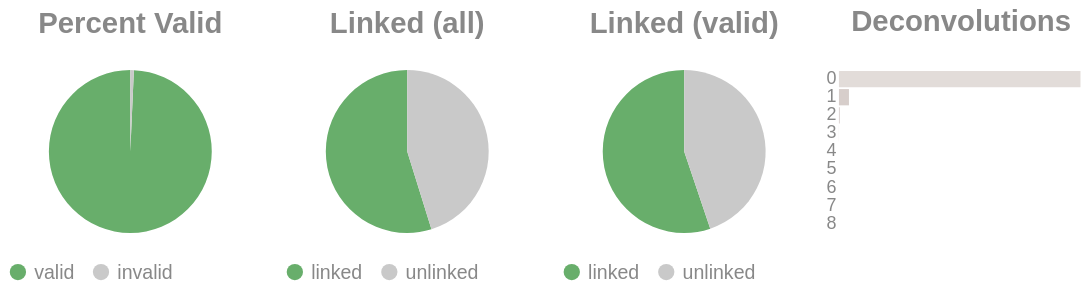

Here is the notebook cell this chart was saved with:
### Code cell
if SKIPLR:
    pass
else:
    clash = Counter()
    for i in valids['molecule'].to_list():
        _mol = i.split("-")
        if len(_mol) == 1:
            clash.update('0')
        else:
            clash.update(_mol[-1])

    _d = {"deconvolutions": [], 'count': []}
    for k,v in clash.items():
        _d['deconvolutions'].append(k)
        _d['count'].append(v)

    tot_valid = valids['reads'].sum()
    mask = valids['reads'] >= 2
    n_linked_reads = valids.filter(mask)['reads'].sum()
    if n_linked_reads == 0:
        print_html("No linked molecules (>=2 reads) were detected; skipping linked-only distributions.")
        SKIPLR = True
    else:
        perc_valid = round(tot_valid / n_reads, 4)
        linked_perc_abs = round(n_linked_reads / n_reads, 4)
        linked_perc = round(n_linked_reads / tot_valid, 4)

    _valid = pl.DataFrame({"valids": ['valid', 'invalid'], "count": [tot_valid, n_reads - tot_valid]})
    _linked_abs = pl.DataFrame({"linked (absolute)": ['linked', 'unlinked'], "count": [n_linked_reads, n_reads - n_linked_reads]})
    _linked_rel = pl.DataFrame({"linked (valids)": ['linked', 'unlinked'], "count": [n_linked_reads, tot_valid - n_linked_reads]})

    (
        alt.hconcat(
            piechart(_valid, goodval = 'valid', title = "Percent Valid"),
            piechart(_linked_abs, goodval = "linked", title =  "Linked (all)"),
            piechart(_linked_rel, goodval = "linked", title =  "Linked (valid)"),
            convolutionbar(pl.DataFrame(_d), title = "Deconvolutions"),
            center = True,
            bounds = 'flush'
        )
        .resolve_scale(color='independent')
        .resolve_legend('independent')
        .properties(usermeta={'embedOptions': {"actions": False}})
    ).display()

### Figure 1 — Vega-Lite specification as saved in the notebook (floating-point values rounded to 4 significant figures)
{"width": "container", "height": 400, "config": {"title": {"anchor": "start", "dy": -15, "fontSize": 18, "color": "#888888", "subtitleColor": "#888888", "subtitleFontSize": 14}, "arc": {"fill": "#0072B2"}, "axis": {"domainColor": "#888888", "domainWidth": 0.5, "gridWidth": 0.2, "grid": false, "titleFontWeight": 400, "titleFontSize": 15, "labelFontSize": 11, "labelColor": "#888888", "tickColor": "#888888", "tickWidth": 0.2, "titleColor": "#888888"}, "axisBand": {"grid": false}, "axisX": {"grid": true, "tickSize": 10, "domainCap": "round"}, "axisY": {"domain": false, "grid": true, "tickSize": 0, "domainCap": "round"}, "background": "transparent", "header": {"labelFontSize": 15, "labelColor": "#888888", "titleFontSize": 15, "titleFontWeight": 600, "titleColor": "#888888"}, "legend": {"labelFont": "sans-serif", "labelFontSize": 12, "labelColor": "#888888", "symbolSize": 100, "symbolType": "circle", "titleFontSize": 12, "titlePadding": 10, "titleColor": "#888888", "title": null}, "range": {"category": ["#E69F00", "#56B4E9", "#009E73", "#F0E442", "#0072B2", "#D55E00", "#CC79A7", "#000000"], "diverging": ["#cfe8f3", "#a2d4ec", "#73bfe2", "#46abdb", "#1696d2", "#12719e"]}, "area": {"fill": "#0072B2", "fillOpacity": 0.7, "line": true, "strokeOpacity": 0.7}, "line": {"color": "#0072B2", "stroke": "#0072B2", "strokeWidth": 2}, "trail": {"color": "#0072B2", "stroke": "#0072B2", "strokeWidth": 0, "size": 1}, "point": {"filled": true, "fillOpacity": 1.0, "size": 95}, "text": {"color": "#888888", "fontSize": 11, "align": "right", "fontWeight": 400, "size": 11}, "bar": {"fill": "#0072B2", "stroke": null}, "view": {"stroke": null, "continuousWidth": 660, "continuousHeight": 400}}, "hconcat": [{"data": {"name": "data-1225b1d8260d338757deb84cfadca9f4"}, "mark": {"type": "arc"}, "encoding": {"color": {"field": "valids", "legend": {"orient": "bottom", "title": null}, "scale": {"domain": ["valid", "invalid"], "range": ["#68ae6b", "#C9C9C9"]}, "title": "Valids", "type": "nominal"}, "theta": {"field": "count", "type": "quantitative"}, "tooltip": [{"field": "valids", "title": "Valids", "type": "ordinal"}, {"field": "percent", "format": ".2%", "title": "Percent", "type": "quantitative"}, {"field": "count", "title": "Count", "type": "quantitative"}]}, "height": 100, "title": {"text": "Percent Valid", "align": "center", "anchor": "middle"}, "transform": [{"calculate": "datum.count / 10506683", "as": "percent"}], "width": 150}, {"data": {"name": "data-7c813cdaf22c965bfb743eedc18ef7ad"}, "mark": {"type": "arc"}, "encoding": {"color": {"field": "linked (absolute)", "legend": {"orient": "bottom", "title": null}, "scale": {"domain": ["linked", "unlinked"], "range": ["#68ae6b", "#C9C9C9"]}, "title": "Linked (Absolute)", "type": "nominal"}, "theta": {"field": "count", "type": "quantitative"}, "tooltip": [{"field": "linked (absolute)", "title": "Linked (Absolute)", "type": "ordinal"}, {"field": "percent", "format": ".2%", "title": "Percent", "type": "quantitative"}, {"field": "count", "title": "Count", "type": "quantitative"}]}, "height": 100, "title": {"text": "Linked (all)", "align": "center", "anchor": "middle"}, "transform": [{"calculate": "datum.count / 10506683", "as": "percent"}], "width": 150}, {"data": {"name": "data-132e110cebc84f9e3444282d63126043"}, "mark": {"type": "arc"}, "encoding": {"color": {"field": "linked (valids)", "legend": {"orient": "bottom", "title": null}, "scale": {"domain": ["linked", "unlinked"], "range": ["#68ae6b", "#C9C9C9"]}, "title": "Linked (Valids)", "type": "nominal"}, "theta": {"field": "count", "type": "quantitative"}, "tooltip": [{"field": "linked (valids)", "title": "Linked (Valids)", "type": "ordinal"}, {"field": "percent", "format": ".2%", "title": "Percent", "type": "quantitative"}, {"field": "count", "title": "Count", "type": "quantitative"}]}, "height": 100, "title": {"text": "Linked (valid)", "align": "center", "anchor": "middle"}, "transform": [{"calculate": "datum.count / 10433424", "as": "percent"}], "width": 150}, {"data": {"name": "data-399fad6309b7dcfde55d3df89934e7b6"}, "mark": {"type": "bar"}, "encoding": {"color": {"field": "deconvolutions", "legend": null, "scale": {"scheme": "lightgreyred"}, "type": "nominal"}, "tooltip": [{"field": "deconvolutions", "title": "Deconvolutions", "type": "ordinal"}, {"field": "percent", "format": ".2%", "title": "Percent", "type": "quantitative"}, {"field": "count", "title": "Count", "type": "quantitative"}], "x": {"axis": null, "field": "count", "type": "quantitative"}, "y": {"field": "deconvolutions", "sort": "ascending", "title": null, "type": "nominal"}}, "height": 100, "title": {"text": "Deconvolutions", "align": "center", "anchor": "middle"}, "transform": [{"calculate": "datum.count / 6712281", "as": "percent"}], "width": 150}], "bounds": "flush", "center": true, "resolve": {"legend": {"angle": "independent"}, "scale": {"color": "independent"}}, "usermeta": {"embedOptions": {"actions": false}}, "$schema": "https://vega.github.io/schema/vega-lite/v6.1.0.json", "datasets": {"data-1225b1d8260d338757deb84cfadca9f4": [{"valids": "valid", "count": 10433424}, {"valids": "invalid", "count": 73259}], "data-7c813cdaf22c965bfb743eedc18ef7ad": [{"linked (absolute)": "linked", "count": 5758241}, {"linked (absolute)": "unlinked", "count": 4748442}], "data-132e110cebc84f9e3444282d63126043": [{"linked (valids)": "linked", "count": 5758241}, {"linked (valids)": "unlinked", "count": 4675183}], "data-399fad6309b7dcfde55d3df89934e7b6": [{"deconvolutions": "0", "count": 6425780}, {"deconvolutions": "1", "count": 266551}, {"deconvolutions": "2", "count": 18269}, {"deconvolutions": "3", "count": 1496}, {"deconvolutions": "4", "count": 159}, {"deconvolutions": "5", "count": 20}, {"deconvolutions": "6", "count": 4}, {"deconvolutions": "7", "count": 1}, {"deconvolutions": "8", "count": 1}]}}
